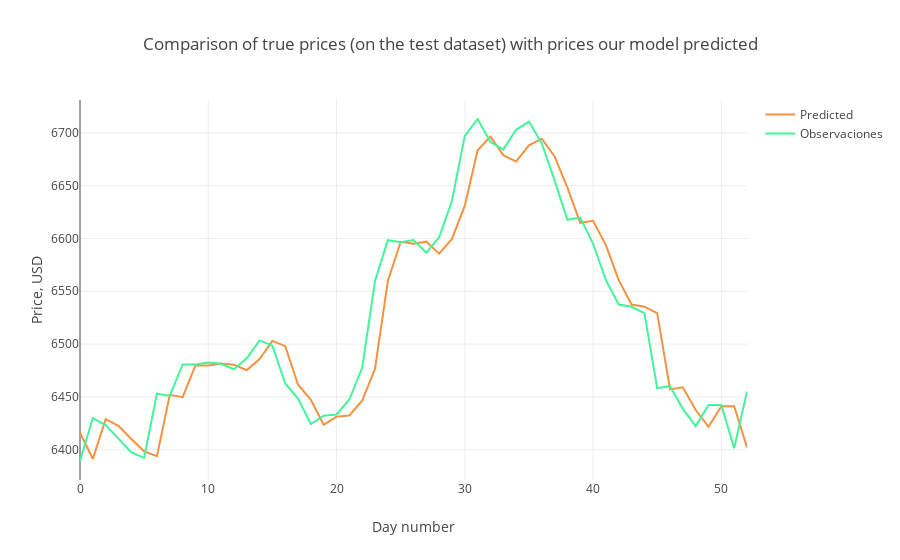

Notebook code cell kept with this figure:
### Code cell
# Visualización de 
trace1 = go.Scatter(
    x = np.arange(0, len(predicted_test), 1),
    y = predicted_test,
    mode = 'lines',
    name = 'Predicted',
    line = dict(color=('rgb(244, 146, 65)'), width=2)
)
trace2 = go.Scatter(
    x = np.arange(0, len(observated_test), 1),
    y = observated_test,
    mode = 'lines',
    name = 'Observaciones',
    line = dict(color=('rgb(66, 244, 155)'), width=2)
)

data = [trace1, trace2]
layout = dict(title = 'Comparison of true prices (on the test dataset) with prices our model predicted',
             xaxis = dict(title = 'Day number'), yaxis = dict(title = 'Price, USD'))
fig = dict(data=data, layout=layout)
py.iplot(fig, filename='results_demonstrating0')

### Figure 1 — Plotly figure (JSON) as saved in the notebook; plotly's stock layout.template omitted (floating-point values rounded to 4 significant figures)
{"data": [{"line": {"color": "rgb(244, 146, 65)", "width": 2}, "mode": "lines", "name": "Predicted", "type": "scatter", "x": [0, 1, 2, 3, 4, 5, 6, 7, 8, 9, 10, 11, 12, 13, 14, 15, 16, 17, 18, 19, 20, 21, 22, 23, 24, 25, 26, 27, 28, 29, 30, 31, 32, 33, 34, 35, 36, 37, 38, 39, 40, 41, 42, 43, 44, 45, 46, 47, 48, 49, 50, 51, 52], "y": [6416.0, 6391.0, 6429.0, 6423.0, 6410.0, 6398.0, 6394.0, 6452.0, 6450.0, 6480.0, 6480.0, 6482.0, 6481.0, 6475.0, 6486.0, 6503.0, 6498.0, 6461.0, 6447.0, 6424.0, 6431.0, 6432.0, 6446.0, 6477.0, 6560.0, 6597.0, 6595.0, 6597.0, 6586.0, 6600.0, 6631.0, 6684.0, 6696.0, 6679.0, 6673.0, 6688.0, 6694.0, 6678.0, 6648.0, 6615.0, 6617.0, 6594.0, 6561.0, 6537.0, 6535.0, 6529.0, 6457.0, 6459.0, 6438.0, 6422.0, 6441.0, 6441.0, 6402.0]}, {"line": {"color": "rgb(66, 244, 155)", "width": 2}, "mode": "lines", "name": "Observaciones", "type": "scatter", "x": [0, 1, 2, 3, 4, 5, 6, 7, 8, 9, 10, 11, 12, 13, 14, 15, 16, 17, 18, 19, 20, 21, 22, 23, 24, 25, 26, 27, 28, 29, 30, 31, 32, 33, 34, 35, 36, 37, 38, 39, 40, 41, 42, 43, 44, 45, 46, 47, 48, 49, 50, 51, 52], "y": [6389.0, 6430.0, 6423.0, 6410.0, 6397.0, 6392.0, 6453.0, 6451.0, 6481.0, 6481.0, 6483.0, 6481.0, 6476.0, 6487.0, 6503.0, 6498.0, 6463.0, 6448.0, 6424.0, 6432.0, 6433.0, 6447.0, 6478.0, 6560.0, 6598.0, 6596.0, 6598.0, 6586.0, 6601.0, 6636.0, 6697.0, 6713.0, 6691.0, 6684.0, 6703.0, 6711.0, 6690.0, 6655.0, 6618.0, 6620.0, 6595.0, 6561.0, 6537.0, 6535.0, 6529.0, 6458.0, 6460.0, 6439.0, 6422.0, 6442.0, 6442.0, 6401.0, 6455.0]}], "layout": {"title": "Comparison of true prices (on the test dataset) with prices our model predicted", "xaxis": {"title": "Day number"}, "yaxis": {"title": "Price, USD"}}}
